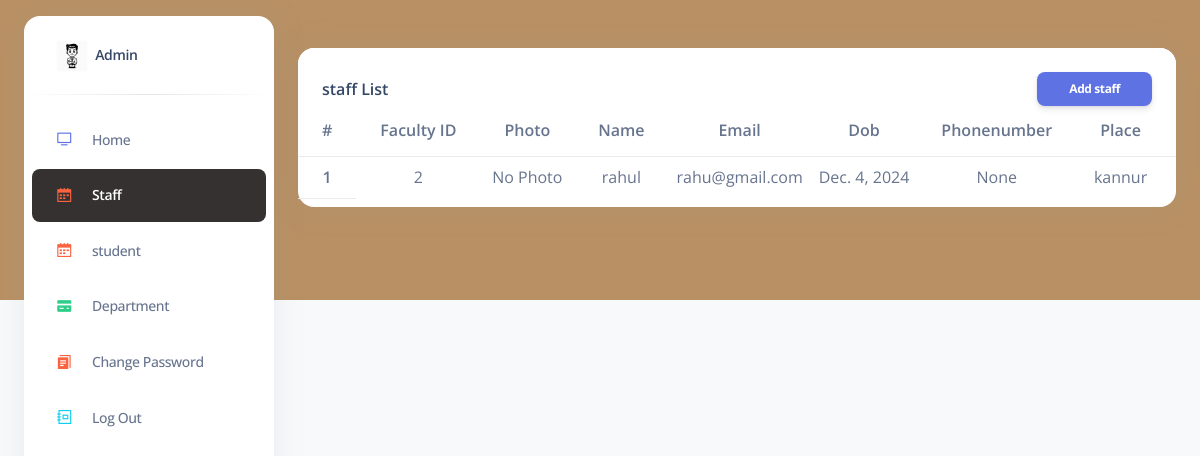
/stafflist/, run on an earlier commit of the app's database.
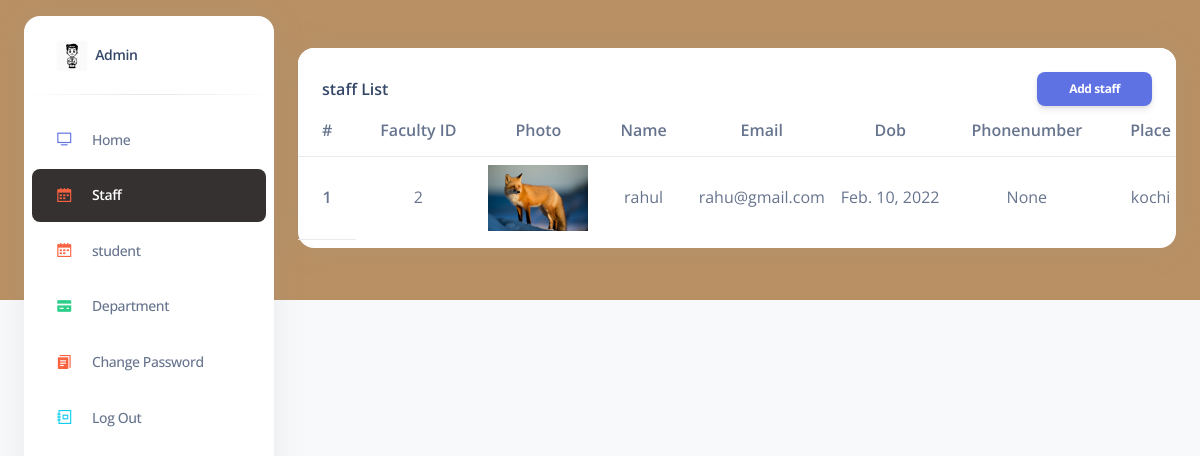
And on a later commit of the database.
### adminapp/models.py (models this page shows)
class User(AbstractUser):
    is_fac= models.BooleanField(default=False)
    is_stud = models.BooleanField(default=False)
    phone_number = models.CharField(max_length=12,null=True,blank=True)
    dob=models.DateField(null=True,blank=True)
    place= models.CharField(max_length=100,null=True,blank=True)
    state = models.CharField(max_length=30,null=True,blank=True)
    image = models.ImageField(upload_to="user/",null=True,blank=True)
    semester=models.CharField(max_length=50,null=True,blank=True)
    address=models.CharField(max_length=150,null=True,blank=True)

### adminapp/views.py (the view)
# urls.py: path('stafflist/',views.staff_list,name="stafflist"),
def staff_list(request):
    current_page = 'stafflist'
    facultys = User.objects.filter(is_fac=True)
    context = {
        'current_page': current_page,
        'facultys': facultys
        }
    return render(request, 'admin_app/pages/stafflist.html', context)

### templates/admin_app/pages/stafflist.html (shortened to what this page needs)
{% extends "admin_app/components/base.html" %}
{% load static %}
{% block content %}
{% include 'admin_app/components/header.html' %}
<div class="container-fluid py-4">
    <div class="row">
        <div class="col-12">
            <div class="card mb-4">
                <div class="card-header pb-0">
                    <div class="row">
                        <div class="col-6 d-flex align-items-center">
                            <h6 class="mb-0">staff List</h6>
                        </div>
                        <div class="col-6 text-end">
                            <a href="{% url 'Addstaff' %}">
                                <button class="btn btn-primary btn-sm mb-0">Add staff</button>
                            </a>
                        </div>
                    </div>
                </div>
                <div class="card-body px-0 pt-0 pb-2">
                    <div class="table-responsive p-0">
                        <table class="table align-items-center mb-0">
                            <thead>
                                <tr class="text-center">
                                    <th scope="col">#</th>
                                    <th scope="col">Faculty ID</th>
                                    <th scope="col">Photo</th>
                                    <th scope="col">Name</th>
                                    <th scope="col">Email</th>
                                    <th scope="col">Dob</th>
                                    <th scope="col">phonenumber</th>
                                    <th scope="col">Place</th>
                                    <th scope="col">Address</th>
                                </tr>
                            </thead>
                            <tbody>
                                {% for faculty in facultys %}
                                <tr class="text-center">
                                    <th scope="row">{{ forloop.counter }}</th>
                                    <td>{{ faculty.id }}</td>
                                    <td>
                                        {% if faculty.image %}
                                            <a href="{{ faculty.image.url }}" target="_blank">
                                                <img src="{{ faculty.image.url }}" alt="{{ faculty.Username }}" class="img-fluid" style="max-width: 100px;">
                                            </a>
                                        {% else %}
                                            No Photo
                                        {% endif %}
                                    </td>
                                    <td>{{ faculty.username }}</td>
                                    <td>{{ faculty.email }}</td>
                                    <td>{{ faculty.dob }}</td>
                                    <td>{{ faculty.phone_number }}</td>
                                    <td>{{ faculty.place }}</td>
                                    <td>{{ faculty.address }}</td>
                                </tr>
                                {% empty %}
                                <tr>
                                    <td colspan="9" class="text-center">No faculty members found.</td>
                                </tr>
                                {% endfor %}
                            </tbody>
                        </table>
                    </div>
                </div>
            </div>
        </div>
    </div>
</div>
</main>
{% endblock content %}

### templates/admin_app/components/base.html (shortened to what this page needs)
<!DOCTYPE html>
<html lang="en">
{% load static %}
<head>
  <link href="{% static 'admin_app/assets/css/nucleo-icons.css' %}" rel="stylesheet" />
  <link href="{% static 'admin_app/assets/css/nucleo-svg.css' %}" rel="stylesheet" />
  <link href="{% static 'admin_app/assets/css/nucleo-svg.css' %}" rel="stylesheet" />
  <link id="pagestyle" href="{% static 'admin_app/assets/css/argon-dashboard.css' %}" rel="stylesheet" />
  <link rel="stylesheet" href="https://cdn.jsdelivr.net/npm/bootstrap-icons@1.11.3/font/bootstrap-icons.min.css">
</head>
<body class="g-sidenav-show   bg-gray-100">
  {% block content %}
  {% endblock content %}
</body>
</html>

### templates/admin_app/components/header.html (shortened to what this page needs)
{% load static %}
<aside class="sidenav bg-white navbar navbar-vertical navbar-expand-xs border-0 border-radius-xl my-3 fixed-start ms-4 " id="sidenav-main">
  <div class="sidenav-header">
    <a class="navbar-brand m-0" href="#" target="_blank">
      <img src="{% static 'admin_app/assets/img/10025807.webp' %}" class="navbar-brand-img h-100" alt="main_logo">
      <span class="ms-1 font-weight-bold">Admin</span>
    </a>
  </div>
  <hr class="horizontal dark mt-0">
  <div class="collapse navbar-collapse  w-auto " id="sidenav-collapse-main">
    <ul class="navbar-nav">
      <li class="nav-item">
        <a class="nav-link {% if current_page == 'dashboard' %}active{% endif %}"
            href="{% url 'dashboard' %}">
            <div class="icon icon-shape icon-sm border-radius-md text-center me-2 d-flex align-items-center justify-content-center">
                <i class="ni ni-tv-2 text-primary text-sm opacity-10"></i>
            </div>
            <span class="nav-link-text ms-1">Home</span>
        </a>
      </li>
      <li class="nav-item ">
        <a class="nav-link {% if current_page == 'stafflist' %}active{% endif %}" href="{% url 'stafflist' %}">
          <div class="icon icon-shape icon-sm border-radius-md text-center me-2 d-flex align-items-center justify-content-center">
            <i class="ni ni-calendar-grid-58 text-warning text-sm opacity-10"></i>
          </div>
          <span class="nav-link-text ms-1">Staff</span>
        </a>
      </li>
      <li class="nav-item">
        <a class="nav-link {% if current_page == 'studlist' %}active{% endif %}""
          href="{% url 'studlist' %}">
          <div class="icon icon-shape icon-sm border-radius-md text-center me-2 d-flex align-items-center justify-content-center">
            <i class="ni ni-calendar-grid-58 text-warning text-sm opacity-10"></i>
          </div>
          <span class="nav-link-text ms-1">student</span>
        </a>
      </li>
      <li class="nav-item">
        <a class="nav-link"
          href="">
          <div class="icon icon-shape icon-sm border-radius-md text-center me-2 d-flex align-items-center justify-content-center">
            <i class="ni ni-credit-card text-success text-sm opacity-10"></i>
          </div>
          <span class="nav-link-text ms-1">Department</span>
        </a>
      </li>
      <li class="nav-item">
        <a class="nav-link " href="{% url 'password_change' %}">
          <div class="icon icon-shape icon-sm border-radius-md text-center me-2 d-flex align-items-center justify-content-center">
            <i class="ni ni-single-copy-04 text-warning text-sm opacity-10"></i>
          </div>
          <span class="nav-link-text ms-1">Change Password</span>
        </a>
      </li>
      <li class="nav-item">
        <a class="nav-link " href="{% url 'logout' %}"
          onclick="return confirm('Do you want logout?')">
          <div class="icon icon-shape icon-sm border-radius-md text-center me-2 d-flex align-items-center justify-content-center">
            <i class="ni ni-collection text-info text-sm opacity-10"></i>
          </div>
          <span class="nav-link-text ms-1">Log Out</span>
        </a>
      </li>
    </ul>
  </div>
</aside>
<main class="main-content position-relative border-radius-lg ">
  <nav class="navbar navbar-main navbar-expand-lg px-0 mx-4 shadow-none border-radius-xl " id="navbarBlur" data-scroll="false">
    <div class="container-fluid py-1 px-3">
    </div>
  </nav>

### static/admin_app/assets/css/nucleo-svg.css (style rules this page uses)
.icon { display: inline-block; color: #111111; height: 1em; width: 1em; }
.icon-sm { height: 0.8em; width: 0.8em; }
.icon { fill: currentColor; stroke: none; }

What changed in the data, as far as the page shows it:
changed User "rahul": image: picture added; dob "Dec. 4, 2024" → "Feb. 10, 2022"; place "kannur" → "kochi"; no longer shows "No Photo"
